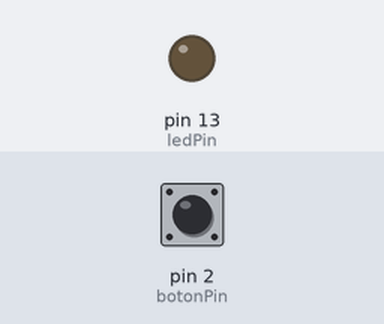
A program run on a simulated Arduino Uno, built with avr-gcc and run on an emulated ATmega328P. Parts: output pins drawn as LEDs (lit = HIGH). The test bench sets the inputs (shaded band); at power-on: pin 2 (botonPin) LOW.

Above: at 1.2 s.
1.3 s: pin 2 (botonPin) pulled HIGH for 0.15 s
At 1.37 s:
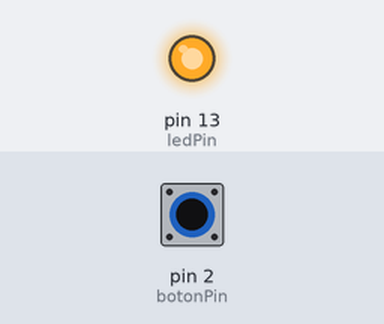
2.9 s: pin 2 (botonPin) pulled HIGH for 3.2 s
At 7.5 s:
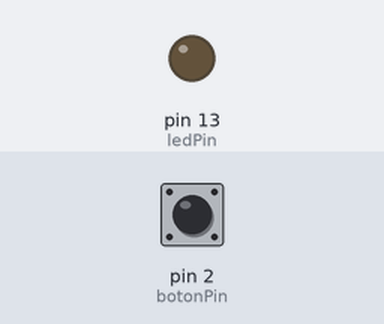
Timing chart, 0 to 9.0 s (numbered marks = the images above; inputs shaded):
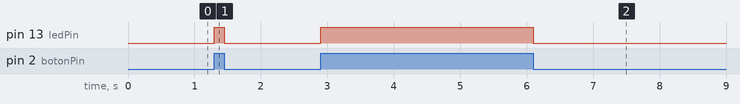

The program:

main.cpp
```cpp
#include <Arduino.h>

// Definir los pines para el botón y el LED
const int botonPin = 2; // Pin del botón conectado a D2
const int ledPin = 13;  // Pin del LED conectado a D13

// Variable para almacenar el estado del botón
int estadoBoton;

void setup() {
  // Configurar el pin del botón como entrada
  pinMode(botonPin, INPUT);

  // Configurar el pin del LED como salida
  pinMode(ledPin, OUTPUT);
}

void loop() {
  // Leer el estado del botón
  estadoBoton = digitalRead(botonPin);

  // Si el botón está presionado, encender el LED
  if (estadoBoton == HIGH) {
    digitalWrite(ledPin, HIGH);
  } else {
    digitalWrite(ledPin, LOW);
  }
}
```

Measured:
- after the input at 1.3 s, pin 13 (ledPin): LOW → HIGH at once, → LOW 0.15 s later
- after the input at 2.9 s, pin 13 (ledPin): LOW → HIGH at once, → LOW 3.2 s later
